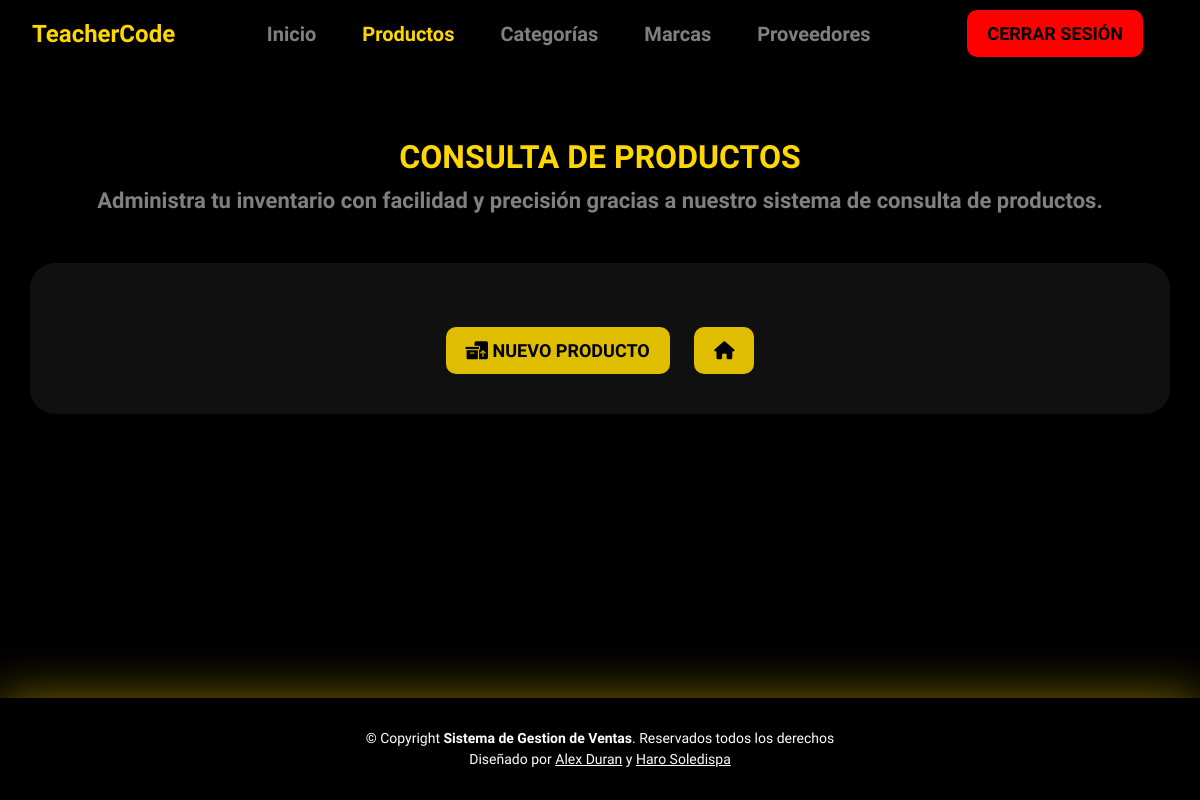
The app's page /product_list/ (signed in), older data.
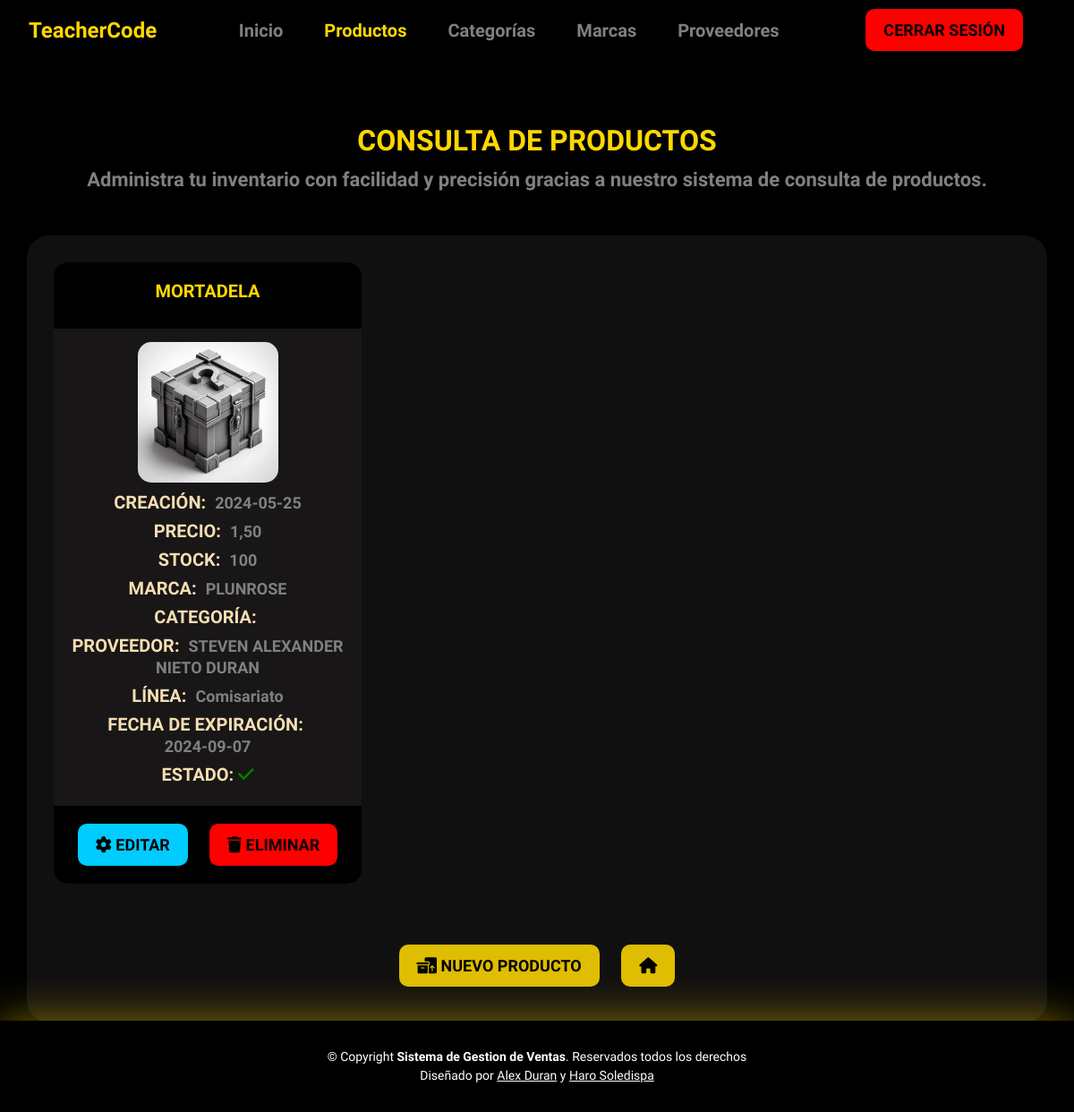
The same page, newer data.
### core/models.py (models this page shows, shortened)
class Product(models.Model):
    class Status(models.TextChoices):
        STORE = 'RS', 'Rio Store'
        FERRISARITO = 'FS', 'Ferrisariato'
        COMISARIATO = 'CS', 'Comisariato'
    description = models.CharField(max_length=100)
    price = models.DecimalField(max_digits=10, decimal_places=2)
    stock = models.IntegerField(default=100)
    expiration_date = models.DateTimeField(default=timezone.now() + datetime.timedelta(days=30))
    brand = models.ForeignKey(Brand, on_delete=models.CASCADE, related_name='product', verbose_name='Marca')
    user = models.ForeignKey(settings.AUTH_USER_MODEL, on_delete=models.CASCADE)
    supplier = models.OneToOneField(Supplier, on_delete=models.CASCADE, verbose_name='Proveedor')
    categories = models.ManyToManyField('Category', verbose_name='Categoria')
    line = models.CharField(max_length=2, choices=Status.choices)
    image = models.ImageField(upload_to='products/', blank=True, null=True)
    created = models.DateTimeField(auto_now_add=True)
    updated = models.DateTimeField(auto_now=True)
    state = models.BooleanField(default=True)
    class Meta:
        verbose_name = 'Producto'
        verbose_name_plural = 'Productos'
        ordering = ['description']
        indexes = [models.Index(fields=['description']),]
    @property
    def get_categories(self):
        return " - ".join([c.description for c in self.categories.all().order_by('description')])

class Brand(models.Model):
    description = models.CharField('Articulo', max_length=100)
    user = models.ForeignKey(settings.AUTH_USER_MODEL, on_delete=models.CASCADE)
    created = models.DateTimeField(auto_now_add=True)
    updated = models.DateTimeField(auto_now=True)
    state = models.BooleanField('Estado', default=True)
    class Meta:
        verbose_name = 'Marca'
        verbose_name_plural = 'Marcas'
        ordering = ['description']
        indexes = [models.Index(fields=['description'])]
    def __str__(self):
        return self.description

class Supplier(models.Model):
    name = models.CharField(max_length=100)
    ruc = models.CharField(max_length=13)  # RUC tiene 13 dígitos en Ecuador
    address = models.CharField(max_length=200)
    phone = models.CharField(max_length=10)
    user = models.ForeignKey(settings.AUTH_USER_MODEL, on_delete=models.CASCADE)
    created = models.DateTimeField(auto_now_add=True)
    updated = models.DateTimeField(auto_now=True)
    state = models.BooleanField('Estado', default=True)
    image = models.ImageField(upload_to='suppliers/', blank=True, null=True)
    class Meta:
        verbose_name = 'Proveedor'
        verbose_name_plural = 'Proveedores'
        ordering = ['name']
        indexes = [models.Index(fields=['name'])]
    def __str__(self):
        return self.name

### core/views.py (the view)
# urls.py: path('product_list/', views.product_List,name='product_list'),
def product_List(request):
    data = {"title1": "Productos","title2": "Consulta De Productos"}
    products = Product.objects.all() # select * from Product
    data["products"]=products
    return render(request,"core/products/list.html",data)

### templates/core/products/list.html (shortened to what this page needs)
{% extends 'base.html' %}
{% block content %}
{% load static %}
<section id="home-modulos" class="mt-4 d-flex justify-content-center align-items-center" data-aos="fade-up" data-aos-delay="200">
    <div class="container text-center">
        <div class="row">
            <div class="col-lg-12">
                <div class="module-head">
                    <h2 class="title text-center">{{ title2 }}</h2>
                    <p>Administra tu inventario con facilidad y precisión gracias a nuestro sistema de consulta de productos.</p>
                </div>
            </div>
            <div class="module-cards">
                <div class="row">
                    {% for item in products %}
                    <div class="col-md-4 mb-4">
                        <div class="card card-custom">
                            <div class="card-header">
                                <h2 class="card-title">{{ item.description }}</h2>
                            </div>
                            <div class="card-body">
                                <img src="{% if item.image %}{{ item.image.url }}{% else %}{% static 'img/default_product.png' %}{% endif %}" alt="Imagen del producto"></img>
                                <h3>Creación: <span class="info">{{ item.created | date:"Y-m-d" }}</span></h3>
                                <h3>Precio: <span class="info">{{ item.price }}</span></h3>
                                <h3>Stock: <span class="info">{{ item.stock }}</span></h3>
                                <h3>Marca: <span class="info">{{ item.brand }}</span></h3>
                                <h3>Categoría: </h3>
                                <h3>Proveedor: <span class="info">{{ item.supplier }}</span></h3>
                                <h3>Línea: <span class="info">{{ item.get_line_display }}</span></h3>
                                <h3>Fecha de expiración: <span class="info"><br>{{ item.expiration_date | date:"Y-m-d" }}</span></h3>
                                <h3>
                                    Estado:
                                    {% if item.state %}
                                    <i class="fa-solid fa-check" style="color: green;"></i>
                                    {% else %}
                                    <i class="fa-solid fa-square-minus" style="color: red;"></i>
                                    {% endif %}
                                </h3>
                            </div>
                            <div class="card-footer">
                                <a href="{% url 'core:product_update' item.id %}" class="btn btn-update"><i class="fa-solid fa-gear"></i> Editar</a>
                                <a class="btn btn-cancel" onclick="confirmDelete({{ item.id }})"><i class="fa-solid fa-trash"></i> Eliminar</a>
                            </div>
                        </div>
                    </div>
                    {% endfor %}
                </div>
                <div class="form-group text-center mt-4">
                    <a class="btn btn-details" href="{% url 'core:product_create' %}"><i class="fa-solid fa-boxes-packing"></i> Nuevo producto </a>
                    <a class="btn btn-details" href="{% url 'home' %}"><i class="fa-solid fa-house"></i></a>
                </div>
            </div>
        </div>
    </div>
</section>
{% endblock content %}

### templates/base.html (shortened to what this page needs)
<!DOCTYPE html>
<html lang="en">
<head>
    {% load static %}
    <link rel="stylesheet" href="https://cdn.jsdelivr.net/npm/bootstrap@5.3.3/dist/css/bootstrap.min.css">
    <link rel="stylesheet" href="{% static 'css/main.css' %}">
    <link rel="stylesheet" href="https://cdnjs.cloudflare.com/ajax/libs/font-awesome/6.5.2/css/all.min.css" />
    <link rel="stylesheet" href="https://cdnjs.cloudflare.com/ajax/libs/aos/2.3.4/aos.css" />
    <link href="https://cdn.jsdelivr.net/npm/bootstrap-icons@1.7.2/font/bootstrap-icons.css" rel="stylesheet">
    <link href="https://cdn.jsdelivr.net/npm/remixicon/fonts/remixicon.css" rel="stylesheet">
</head>
<body>
    {% block navbar %}
    <header id="header">
        <nav class="navbar navbar-expand-lg navbar-dark fixed-top">
            <div class="container-fluid">
                <a class="navbar-brand" href="{% url 'home' %}">TeacherCode</a>
                <div class="collapse navbar-collapse justify-content-end" id="navbarNav">
                    <ul class="navbar-nav me-auto mb-2 mb-lg-0 align-items-center">
                        {% if user.is_authenticated %}
                            <li class="nav-item">
                                <a class="nav-link" href="{% url 'home' %}">Inicio</a>
                            </li>
                            {% if user.is_superuser %}
                                <li class="nav-item">
                                    <a class="nav-link" href="{% url 'core:product_list' %}">Productos</a>
                                </li>
                                <li class="nav-item">
                                    <a class="nav-link" href="{% url 'core:category_list' %}">Categorías</a>
                                </li>
                                <li class="nav-item">
                                    <a class="nav-link" href="{% url 'core:brand_list' %}">Marcas</a>
                                </li>
                                <li class="nav-item">
                                    <a class="nav-link" href="{% url 'core:supplier_list' %}">Proveedores</a>
                                </li>
                            {% endif %}
                        {% endif %}
                    </ul>
                    <div id="right-nav-buttons">
                        {% if user.is_authenticated %}
                        <li class="nav-item">
                            <a class="btn btn-cancel" href="{% url 'logout' %}" style="text-decoration: none;">Cerrar sesión</a>
                        </li>
                        {% endif %}
                    </div>
                </div>
            </div>
        </nav>
    </header>
    {% endblock navbar %}
    <section id="content" class="mt-4 d-flex justify-content-center align-items-center">
        {% block content %}
        {% endblock content %}
    </section>
<footer id="footer">
    <div class="container">
      <div style="text-align:center" class="row d-flex align-items-center">
          <div class="copyright">
            &copy; Copyright <strong>Sistema de Gestion de Ventas</strong>. Reservados todos los derechos
            <br>
            Diseñado por <a href="https://github.com/Alexis2024" target="_blank">Alex Duran</a> y <a href="https://github.com/JaviOHS" target="_blank">Haro Soledispa</a>
          </div>
        </div>
      </div>
  </footer>
</body>
</html>

### static/css/main.css (style rules this page uses)
:root { --title: gold; --subtitle: gray; --content: #111010; --save: rgb(223, 189, 0); --save-hover: rgb(59, 59, 57); --cancel: rgb(255, 0, 0); --cancel-hover: rgb(128, 0, 0); --update: rgb(0, 204, 255); --update-hover: rgb(0, 102, 128); --color-1: rgb(59, 59, 57); --card-header-footer: rgb(94, 91, 91); --card-body: rgb(24, 22, 22); --labels: wheat; }
body { background-color: black; color: #fff; font-family: "Ubuntu Sans", sans-serif; font-optical-sizing: auto; font-weight: 500; font-style: normal; margin: 0; font-size: 18px; }
.navbar { background-color: black; position: fixed; width: 100%; z-index: 1000; display: flex; align-items: center; padding: 0 20px; background-color: rgba(0, 0, 0, 0.5); backdrop-filter: blur(5px); }
.navbar-brand { color: var(--title); font-size: 24px; font-weight: 800; margin-right: 20px; }
.navbar-nav { display: flex; justify-content: center; flex-grow: 1; list-style: none; margin: 0; padding: 0; }
.nav-item { margin: 0 15px; }
.nav-link { color: var(--subtitle); transition: color 0.3s; text-decoration: none; font-size: 20px; font-weight: 800; }
.nav-link:hover, .nav-link.active { color: var(--title); }
h2 { text-transform: uppercase; color: var(--title); font-weight: 800; font-size: 40px; }
p { color: var(--subtitle); font-weight: 500; font-size: 24px; }
span { color: var(--subtitle); }
.btn-details, .btn-cancel, .btn-update { margin: 10px; border-radius: 10px; padding: 10px 20px; font-size: 18px; font-weight: 600; text-transform: uppercase; transition: transform 0.3s; margin-top: 10px; margin-bottom: 10px; margin-left: 10px; color: black; border: none; }
.btn-details { background-color: var(--save); }
.btn-cancel { background-color: var(--cancel); }
.btn-update { background-color: var(--update); }
#home-modulos { padding: 60px 0 100px 0; }
.module-head { padding: 30px; }
.module-head h2 { text-transform: uppercase; color: var(--title); font-weight: 800; font-size: 32px; }
.module-head p { color: var(--subtitle); font-weight: 600; font-size: 22px; }
.module-cards { background-color: var(--content); border-radius: 25px; padding: 30px; width: auto; margin: 0 auto; box-shadow: 0 4px 8px rgba(0, 0, 0, 0.1); max-width: 1200px; }
.card { margin-bottom: 10px; transition: transform 0.3s, box-shadow 0.3s; border: none; border-radius: 15px; overflow: hidden; background-color: #333; }
.card-header, .card-footer { border: none; background-color: black; padding: 10px 15px; width: 100%; text-align: center; font-weight: bold; }
.card-body { background-color: var(--card-body); padding: 15px; width: 100%; }
.module-cards { width: 100%; line-height: 1.6; }
.module-cards h2 { color: var(--title); text-transform: uppercase; font-weight: 800; font-size: 20px; padding: 10px; margin: 0 0 10px 0; }
.module-cards h3 { color: var(--labels); text-transform: uppercase; font-weight: 800; font-size: 20px; }
h3 .info { color: var(--subtitle); margin-left: 5px; text-transform: capitalize; font-size: 18px; }
.module-cards img { width: 50%; border-radius: 15px; margin: 0 auto 10px; }
#right-nav-buttons { display: flex; flex-direction: row; align-items: center; text-decoration: none; }
.nav-item { list-style: none; }
a { color: rgb(255 255 255); text-decoration: underline; }
#footer { position: fixed; bottom: 0; left: 0; width: 100%; background: #000000; box-shadow: 0px 0px 50px 0px rgba(255, 217, 0, 0.487); padding: 30px 0; color: #ffffff; font-size: 14px; }

Row changes from the older to the newer data that the page shows:
added Product: description "MORTADELA", created "2024-05-25", price "1,50", stock "100", brand "PLUNROSE", supplier "STEVEN ALEXANDER NIETO DURAN", line "Comisariato", expiration_date "2024-09-07", state True (drawn)
